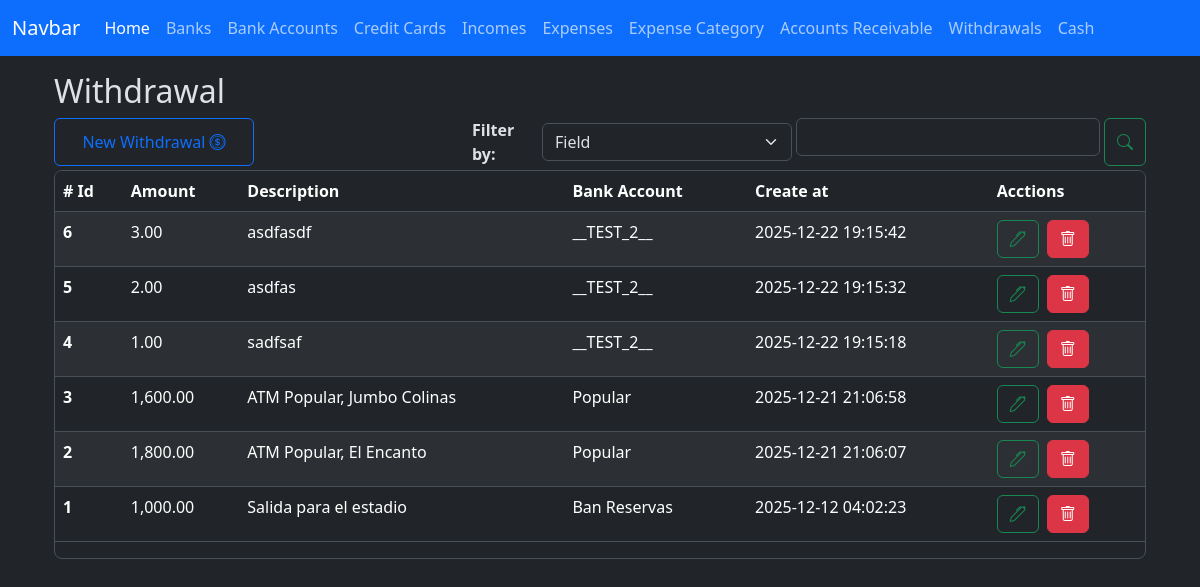
/withdrawals/index, run on an earlier commit of the app's database.
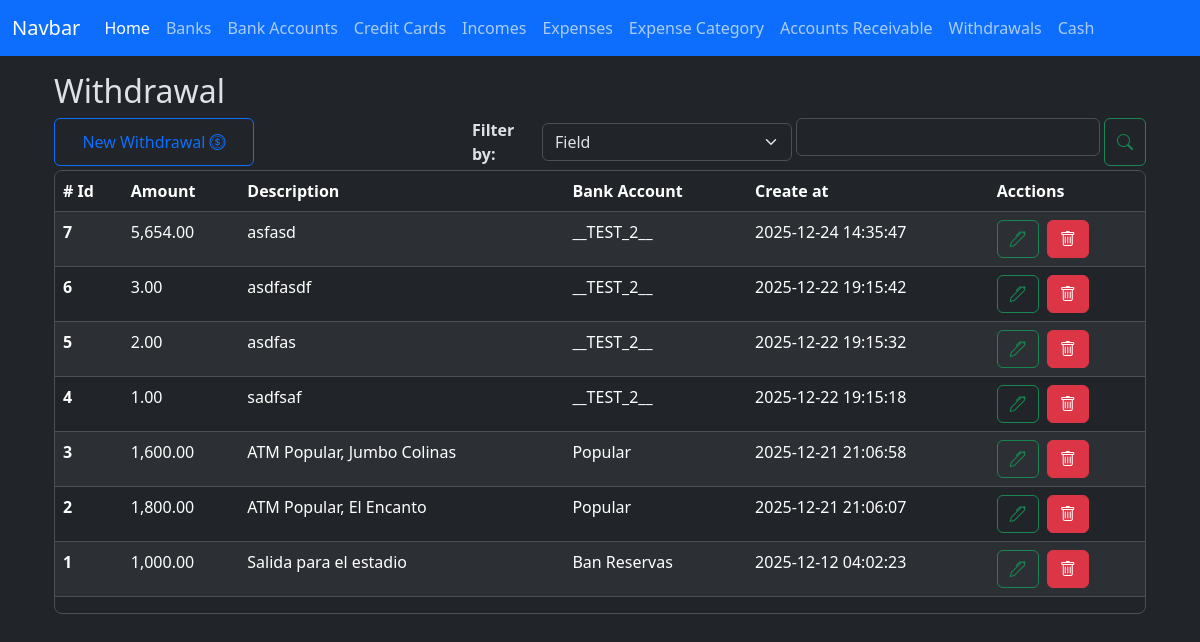
And on a later commit of the database.
### app/models/withdrawal.py (models this page shows, shortened)
class Withdrawal(db.Model):
    __tablename__ = 'withdrawals'
    id = db.Column(db.Integer, primary_key=True)
    amount = db.Column(db.Numeric(10,2), nullable=False, default=0.00)
    description = db.Column(db.String(255))
    code = db.Column(db.String(50), nullable=False)
    bank_account_id = db.Column(db.Integer, db.ForeignKey('bank_accounts.id'))
    created_at = db.Column(db.DateTime(timezone=True), server_default=func.now())
    updated_at = db.Column(db.DateTime(timezone=True), onupdate=func.now())
    bank_account = relationship('BankAccount', back_populates='withdrawals')

### app/models/bank_account.py (models this page shows)
class BankAccount(db.Model):
    __tablename__ = 'bank_accounts'
    id = db.Column(db.Integer, primary_key=True)
    nick_name = db.Column(db.String(120))
    amount_available = db.Column(db.Numeric(10, 2), nullable=False)
    is_active = db.Column(db.Boolean, default=True)
    account_number = db.Column(db.Integer, nullable=True)
    bank_id = db.Column(db.Integer, db.ForeignKey('banks.id'))
    created_at = db.Column(db.DateTime(timezone=True), server_default=func.now())
    updated_at = db.Column(db.DateTime(timezone=True), onupdate=func.now())
    bank = relationship('Bank', back_populates='bank_accounts')
    expenses = relationship('Expense', back_populates='bank_account', order_by='desc(Expense.created_at)')
    incomes = relationship('Income', back_populates='bank_account', order_by='desc(Income.created_at)')
    loans = relationship('Loan', back_populates='bank_account', order_by='desc(Loan.created_at)')
    loan_payments = relationship('LoanPayment', back_populates='bank_account', order_by='desc(LoanPayment.created_at)')
    credit_card_payments = relationship('CreditCardPayment', back_populates='bank_account', order_by='desc(CreditCardPayment.created_at)')
    withdrawals = relationship('Withdrawal', back_populates='bank_account', order_by='desc(Withdrawal.created_at)')

### app/routes/withdrawal_routes.py (the view)
@withdrawal_bp.route('index', methods=['GET'])
def index():
    withdrawals = Withdrawal.query.order_by(Withdrawal.created_at.desc()).all()
    bank_accounts = BankAccount.query.all()
    context = {
        'withdrawals': withdrawals,
        'bank_accounts': bank_accounts,
        'total_amount': total_amount,
        'format_amount': format_amount
    }
    return render_template('withdrawals/index.html', **context)

### app/utils/numeric_casting.py (called while the page is built)
def format_amount(value):
    try:
        return f'{value:,.2f}';
    except Exception as e:
        return None

### app/templates/withdrawals/index.html (shortened to what this page needs)
{% extends 'layout.html' %}
{% block content %}
    <div class=" w-100">
        <h2>Withdrawal</h2>
        <div class="d-flex justify-content-start gap-1 flex-wrap flex-md-nowrap mt-2">
            <button
                type="button"
                id="btn-create-expense-id"
                class="btn btn-outline-primary me-auto me-md-auto w-100 w-md-auto"
                style="max-width: 200px;"
                data-bs-toggle="modal"
                data-bs-target="#create-withdrawal-model"
            >New Withdrawal <i class="bi bi-coin"></i>
            </button>
            <div class="d-flex gap-1 w-100 align-items-center" style="max-width: 320px;">
                <div class="w-md-auto mt-md-0">
                    <label for="" class="fs-6 fw-bold">Filter by: </label>
                </div>
                <div class="w-100 w-md-auto mt-md-0" style="max-width: 250px;">
                    <select class="form-select" id="select-filter-type-id">
                        <option value="field">Field</option>
                    </select>
                </div>
            </div>
            <div class="d-flex gap-1 w-100" style="max-width: 350px;">
                <div class="w-100 w-md-auto mt-md-0">
                    <input type="text" class="form-control" id="filter-input-id">
                </div>
                <button type="button" class="btn btn-outline-success" id="btn-search-id"><i class="bi bi-search"></i></button>
            </div>
        </div>
        <div class="table-responsive overflow-y-auto border rounded-3 mt-1" style="max-height: 457px;">
            <table class="table table-striped  table-hover">
                <thead class="sticky-top">
                    <tr>
                    <th scope="col"># Id</th>
                    <th scope="col">Amount</th>
                    <th scope="col">Description</th>
                    <th scope="col">Bank Account</th>
                    <th scope="col">Create at</th>
                    <th scope="col">Acctions</th>
                    </tr>
                </thead>
                <tbody  id="withdrawals-table-body-id">
                  {% for withdrawal in withdrawals %}
                    <tr>
                        <th scope="row">{{ withdrawal.id }}</th>
                        <td>{{ format_amount(withdrawal.amount) }}</td>
                        <td>{{ withdrawal.description if withdrawal.description else '-'}}</td>
                        <td>{{ withdrawal.bank_account.nick_name }}</td>
                        <td>{{ withdrawal.created_at }}</td>
                        <td>
                            <div class="d-flex gap-2">
                                <button
                                    type="button"
                                    class="btn btn-outline-success"
                                    data-bs-toggle="modal"
                                    data-bs-target="#edit-withdrawal-model"
                                    data-withdrawal-id="{{ withdrawal.id }}"
                                    data-description="{{ withdrawal.description }}"
                                    data-amount="{{ withdrawal.amount }}"
                                    data-bank-account-id="{{ withdrawal.bank_account_id }}"
                                >
                                <i class="bi bi-pen"></i>
                                </button>
                                <a href="{{ url_for('withdrawal.delete', id=withdrawal.id) }}" class="btn btn-danger"><i class="bi bi-trash"></i></a>
                            </div>
                        </td>
                    </tr>
                  {% endfor %}
                </tbody>
            </table>
        </div>
    </div>
<link href="https://cdn.jsdelivr.net/npm/@sweetalert2/theme-dark@5/dark.css" rel="stylesheet">
<link rel="stylesheet" href="https://cdn.jsdelivr.net/npm/flatpickr/dist/flatpickr.min.css">
{% endblock %}

What changed in the data, as far as the page shows it:
added Withdrawal: id "7", amount "5,654.00", description "asfasd", bank_account.nick_name "__TEST_2__", created_at "2025-12-24 14:35:47"
